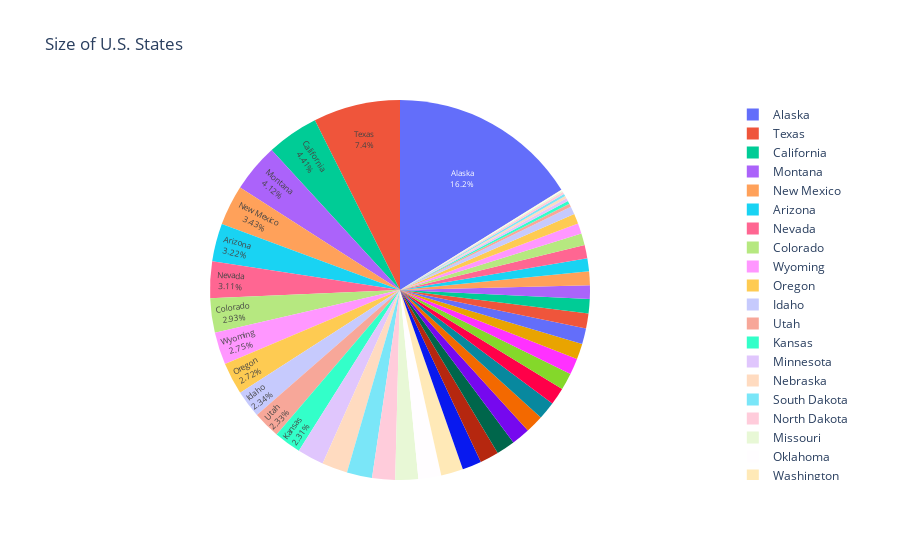

The notebook cell saved with this chart:
### Code cell
#Create pie chart with each slice representing state size

#create a dictionary with each value being the state name and each key being the size of the state
#Fortunately, we can easily modify and re-use the average county size function. 

def TotalSize(state):
    counties = StateCounty_Dict.get(state)
    Total = 0 
    for county in counties:
        Total += CountySize_Dict[county]
    return Total

StateSizes = {}
for state in StateCounty_Dict:
    size = TotalSize(state)
    StateSizes.update({state:size})

df = pd.DataFrame(list(StateSizes.items()), columns=['State', 'State Size'])
fig = px.pie(df, values='State Size', names='State', title='Size of U.S. States')
fig.update_traces(textposition='inside', textinfo='percent+label')
fig.update_layout(uniformtext_minsize=8, uniformtext_mode='hide')
#Write to an html file (Task 3)
fig.write_html('StateSizePieChart.html')
fig.show()

### Figure 1 — Plotly figure (JSON) as saved in the notebook; plotly's stock layout.template omitted (floating-point values rounded to 4 significant figures)
{"data": [{"domain": {"x": [0, 1], "y": [0, 1]}, "hovertemplate": "State=%{label}<br>State Size=%{value}<extra></extra>", "labels": ["Alabama", "Alaska", "Arizona", "Arkansas", "California", "Colorado", "Connecticut", "Delaware", "District of Columbia", "Florida", "Geogia", "Hawaii", "Idaho", "Illinois", "Indiana", "Iowa", "Kansas", "Kentucky", "Louisiana", "Maine", "Maryland", "Massachusetts", "Michigan", "Minnesota", "Mississippi", "Missouri", "Montana", "Nebraska", "Nevada", "New Hampshire", "New Jersey", "New Mexico", "New York", "North Carolina", "North Dakota", "Ohio", "Oklahoma", "Oregon", "Pennsylvania", "Rhode Island", "South Carolina", "South Dakota", "Tennessee", "Texas", "Utah", "Vermont", "Virginia", "Washington", "West Virginia", "Wisconsin", "Wyoming"], "legendgroup": "", "name": "", "showlegend": true, "textinfo": "percent+label", "textposition": "inside", "type": "pie", "values": [50650.0, 570600.0, 113600.0, 52040.0, 155800.0, 103600.0, 4842.0, 1949.0, 61.05, 53620.0, 57510.0, 6423.0, 82640.0, 55520.0, 35830.0, 55860.0, 81760.0, 39490.0, 43200.0, 30840.0, 9707.0, 7800.0, 56540.0, 79630.0, 46920.0, 68740.0, 145500.0, 76820.0, 109800.0, 8953.0, 7354.0, 121300.0, 47130.0, 48620.0, 69000.0, 40860.0, 68590.0, 95990.0, 44740.0, 1034.0, 30060.0, 75811, 41230.0, 261200.0, 82170.0, 9217.0, 39490.0, 66460.0, 24040.0, 54160.0, 97090.0]}], "layout": {"legend": {"tracegroupgap": 0}, "title": {"text": "Size of U.S. States"}, "uniformtext": {"minsize": 8, "mode": "hide"}}}
